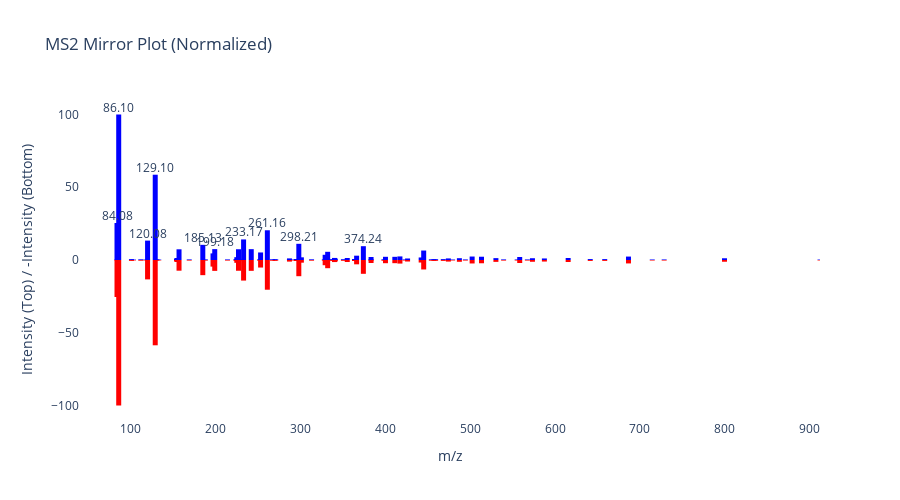

This figure's notebook cell:
### Code cell
plot_ms2_spectrum(get_peaks_from_gnps("CCMSLIB00000579271"),get_peaks_from_gnps("CCMSLIB00000579271"), width=5, label_top_n=10)
